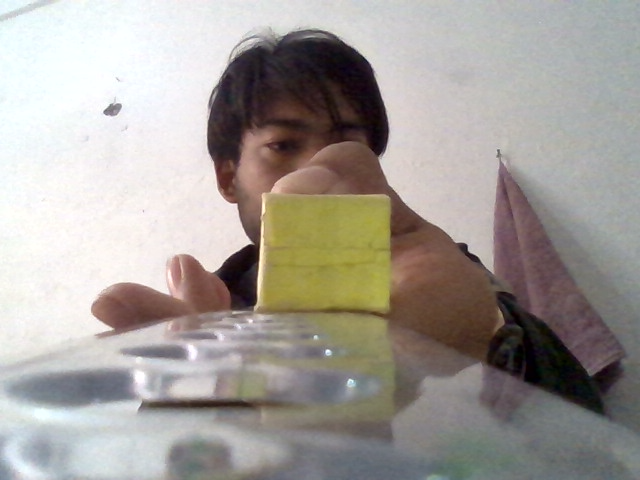
#> input picture front_dist_approach/rf.png, 640 x 480 px, given in place of the camera
$ python obj_det.py
#> lines starting #> are read from the running program, lines starting #| are printed output that depends on the picture; after the words box and inside, x2 and y2 are one past the last pixel; in counts of white or black regions, pixels touching at a corner belong together; long printed decimals are rounded
import cv2
import numpy as np
import math


# [4 lines of commented-out code are left out]


cap=cv2.VideoCapture(0)
cap.set(3,640)
cap.set(4,480)
cap.set(10,150)

def getContours(masked_img, real_img):
    m_img = np.array(masked_img, np.uint8)
    contours, _= cv2.findContours(m_img, cv2.RETR_EXTERNAL,cv2.CHAIN_APPROX_NONE)
    area = 0
    cx,cy = 0,0

    for cnt in contours:
        area=cv2.contourArea(cnt)
        # print(area)
        #print(area)
        if area >=900.0:


            cv2.drawContours(m_img,cnt,-1,(255,0,0),3)
            M = cv2.moments(cnt)

            cx = int(M["m10"] / M["m00"])
            cy = int(M["m01"] / M["m00"])


            cv2.circle(real_img, (cx,cy),4,(255,0,0), -1)
            centre_text = "( " + str(cx) + " , " + str(cy) + " )"
            cv2.putText(real_img, centre_text ,(int(2*cx),int(2*cy)), cv2.FONT_HERSHEY_SIMPLEX, 0.5, (0,255,0),1)
            result=cv2.bitwise_and(real_img, real_img, mask=m_img)

            cv2.imshow("real_img", real_img)
            cv2.imshow("m_img", result)


    print("Area: ", area, "\n")
    print("(cx, cy): (", cx, " , ", cy, " )")
    return (cx, cy)

def empty(a):
  pass

cv2.namedWindow('TrackBars')
cv2.resizeWindow('TrackBars',640,240)
cv2.createTrackbar("Hue Min","TrackBars",16,179,empty)
cv2.createTrackbar("Hue Max","TrackBars",35,179,empty)
cv2.createTrackbar("Sat Min","TrackBars",56,255,empty)
cv2.createTrackbar("Sat Max","TrackBars",255,255,empty)
cv2.createTrackbar("Val Min","TrackBars",139,255,empty)
cv2.createTrackbar("Val Max","TrackBars",255,255,empty)

while True:
  success,img=cap.read()
#> img is the input picture: shape (480, 640, 3); mean B, G, R 153, 158.3, 163.9
  HSV_img=cv2.cvtColor(img,cv2.COLOR_BGR2HSV)
#> HSV_img: shape (480, 640, 3); mean H, S, V 68.7, 36.1, 166.6
  stak=np.hstack((img,HSV_img))
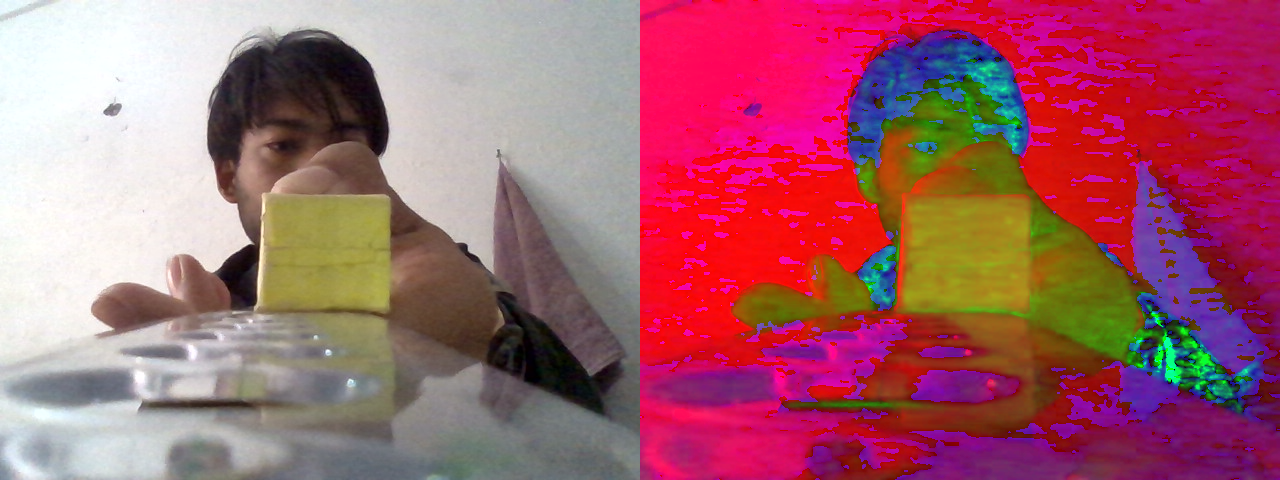
#> stak: shape (480, 1280, 3); mean B, G, R 110.9, 97.2, 165.2
  h_min=cv2.getTrackbarPos('Hue Min','TrackBars')
  h_max=cv2.getTrackbarPos('Hue Max','TrackBars')
  s_min=cv2.getTrackbarPos('Sat Min','TrackBars')
  s_max=cv2.getTrackbarPos('Sat Max','TrackBars')
  v_min=cv2.getTrackbarPos('Val Min','TrackBars')
  v_max=cv2.getTrackbarPos('Val Max','TrackBars')
  print(h_min,h_max,s_min,s_max,v_min,v_max)
  lower=np.array([h_min,s_min,v_min])
  upper=np.array([h_max,s_max,v_max])
  mask = cv2.inRange(HSV_img,lower,upper)
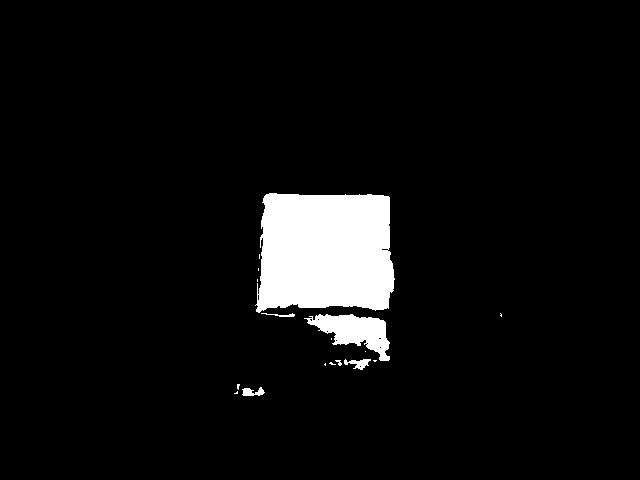
#> mask: shape (480, 640); 5.6% white; 17 white regions (11 under 20 px)

  x_mid, y_mid = getContours(mask, img)
#> in getContours, `contours, _= cv2.findContours(m_img, cv2.RETR_EXTERNAL,cv2.CHAIN_APPRO..`: contours = 17 contours, 12 with area under 20; largest, box (x1, y1, x2, y2) and area: (255, 193, 395, 313) 14424, (304, 314, 390, 361) 1870, (344, 359, 371, 370) 116, (242, 387, 265, 396) 98, (261, 313, 295, 317) 26
#> the loop in getContours, `for cnt in contours:` made 17 passes
#> (area, cx, cy) on passes 11, 17: (1869.5, 355, 330), (14424, 325, 251)
#> area on passes 2, 8, 13: 98.5, 116.5, 25.5
#> after the loop in getContours, `for cnt in contours:`:
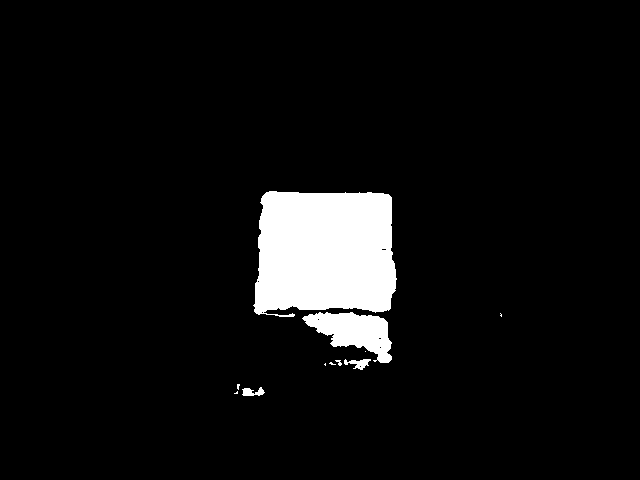
#> m_img: shape (480, 640); 6.1% white; 11 white regions (6 under 20 px), largest, box (x1, y1, x2, y2) and area: (253, 191, 397, 317) 15788, (302, 312, 392, 363) 2512, (344, 359, 371, 370) 153, (242, 387, 265, 396) 129, (335, 360, 342, 366) 22
#| Area:  14424.0
#| (cx, cy): ( 325  ,  251  )
#> x_mid = 325; y_mid = 251
  x_mid, y_mid = int(x_mid), int(y_mid)
  X_distance = math.hypot(x_mid-0)
#> X_distance = 325
  Y_distance = math.hypot(y_mid-480)
#> Y_distance = 229
  print(X_distance)
#| 325.0
  cv2.line(img,(0,480),(x_mid,y_mid),(0,0,255),5)
  cv2.line(img,(640,480),(x_mid,y_mid),(0,0,255),5)
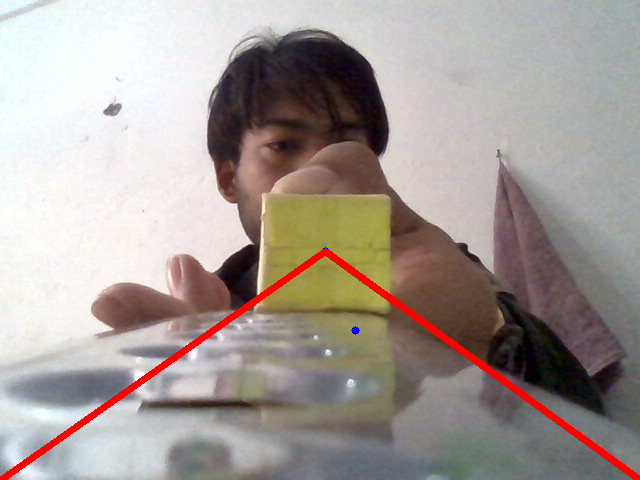
#> img: shape (480, 640, 3); mean B, G, R 150.9, 155.9, 165.8
  X_distance=np.interp(X_distance,[0,600],[0,180]) #this line changes the distance into degrees of rotation
#> X_distance = 97.5
  Y_distance=np.interp(Y_distance,[0,450],[0,180]) #this line changes the distance into degrees of rotation
#> Y_distance = 91.6
  print("X_distance is :",X_distance)
#| X_distance is : 97.5
  # servo1.angle = X_distance
  print("Y_distance is :",Y_distance)
#| Y_distance is : 91.600
  # servo2.angle = 100
  # servo3.angle = 200

  print("Returned: ", x_mid, y_mid)
#| Returned:  325 251
  result=cv2.bitwise_and(img,img,mask=mask)
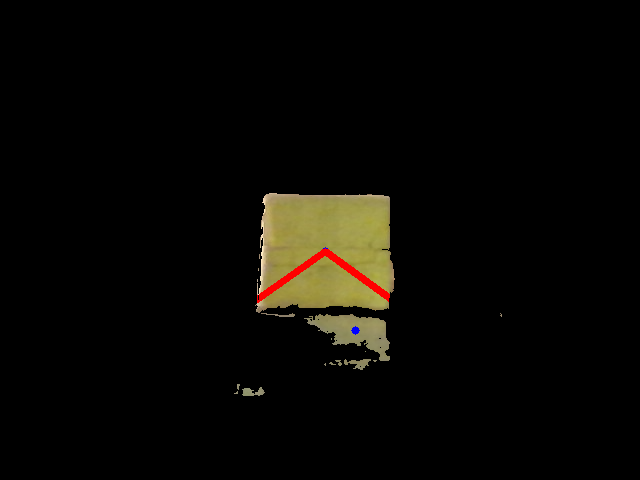
#> result: shape (480, 640, 3); mean B, G, R 4.2, 7.8, 9.2

  # cv2.imshow('output',stak)
  # cv2.imshow("mask",mask)
  # cv2.imshow('result image',result)
  if cv2.waitKey(1) & 0xFF==ord('q'):
#> (key q is pressed here)
    break
